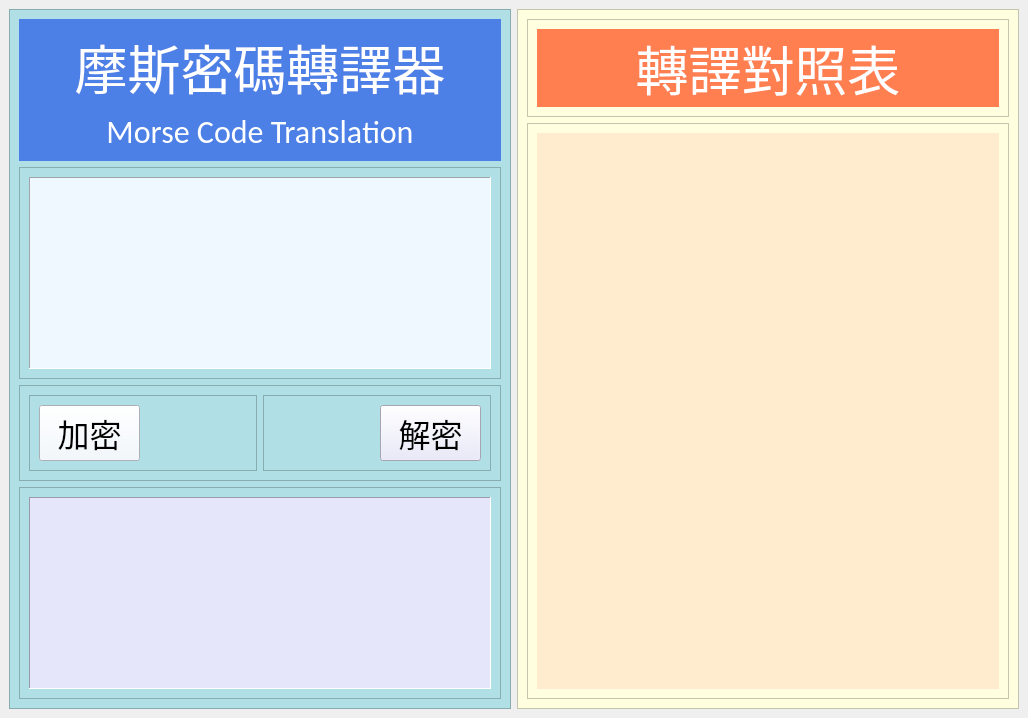
<?xml version="1.0" encoding="UTF-8"?>
<ui version="4.0">
 <class>MainWindow</class>
 <widget class="QMainWindow" name="MainWindow">
  <property name="geometry">
   <rect>
    <x>0</x>
    <y>0</y>
    <width>1028</width>
    <height>701</height>
   </rect>
  </property>
  <property name="windowTitle">
   <string>MainWindow</string>
  </property>
  <widget class="QWidget" name="centralwidget">
   <layout class="QHBoxLayout" name="horizontalLayout">
    <item>
     <widget class="QFrame" name="frame">
      <property name="sizePolicy">
       <sizepolicy hsizetype="Preferred" vsizetype="Preferred">
        <horstretch>0</horstretch>
        <verstretch>0</verstretch>
       </sizepolicy>
      </property>
      <property name="styleSheet">
       <string notr="true">background-color:#B0E0E6;</string>
      </property>
      <property name="frameShape">
       <enum>QFrame::StyledPanel</enum>
      </property>
      <property name="frameShadow">
       <enum>QFrame::Raised</enum>
      </property>
      <layout class="QVBoxLayout" name="verticalLayout_4">
       <item>
        <widget class="QFrame" name="frame_3">
         <property name="sizePolicy">
          <sizepolicy hsizetype="Preferred" vsizetype="Fixed">
           <horstretch>0</horstretch>
           <verstretch>0</verstretch>
          </sizepolicy>
         </property>
         <property name="styleSheet">
          <string notr="true">background-color: 	#4D80E6</string>
         </property>
         <property name="frameShape">
          <enum>QFrame::NoFrame</enum>
         </property>
         <property name="frameShadow">
          <enum>QFrame::Raised</enum>
         </property>
         <layout class="QVBoxLayout" name="verticalLayout_5">
          <item>
           <widget class="QLabel" name="label_40">
            <property name="sizePolicy">
             <sizepolicy hsizetype="Preferred" vsizetype="Fixed">
              <horstretch>0</horstretch>
              <verstretch>0</verstretch>
             </sizepolicy>
            </property>
            <property name="palette">
             <palette>
              <active>
               <colorrole role="WindowText">
                <brush brushstyle="SolidPattern">
                 <color alpha="255">
                  <red>255</red>
                  <green>255</green>
                  <blue>255</blue>
                 </color>
                </brush>
               </colorrole>
               <colorrole role="Button">
                <brush brushstyle="SolidPattern">
                 <color alpha="255">
                  <red>77</red>
                  <green>128</green>
                  <blue>230</blue>
                 </color>
                </brush>
               </colorrole>
               <colorrole role="Text">
                <brush brushstyle="SolidPattern">
                 <color alpha="255">
                  <red>255</red>
                  <green>255</green>
                  <blue>255</blue>
                 </color>
                </brush>
               </colorrole>
               <colorrole role="ButtonText">
                <brush brushstyle="SolidPattern">
                 <color alpha="255">
                  <red>255</red>
                  <green>255</green>
                  <blue>255</blue>
                 </color>
                </brush>
               </colorrole>
               <colorrole role="Base">
                <brush brushstyle="SolidPattern">
                 <color alpha="255">
                  <red>77</red>
                  <green>128</green>
                  <blue>230</blue>
                 </color>
                </brush>
               </colorrole>
               <colorrole role="Window">
                <brush brushstyle="SolidPattern">
                 <color alpha="255">
                  <red>77</red>
                  <green>128</green>
                  <blue>230</blue>
                 </color>
                </brush>
               </colorrole>
              </active>
              <inactive>
               <colorrole role="WindowText">
                <brush brushstyle="SolidPattern">
                 <color alpha="255">
                  <red>255</red>
                  <green>255</green>
                  <blue>255</blue>
                 </color>
                </brush>
               </colorrole>
               <colorrole role="Button">
                <brush brushstyle="SolidPattern">
                 <color alpha="255">
                  <red>77</red>
                  <green>128</green>
                  <blue>230</blue>
                 </color>
                </brush>
               </colorrole>
               <colorrole role="Text">
                <brush brushstyle="SolidPattern">
                 <color alpha="255">
                  <red>255</red>
                  <green>255</green>
                  <blue>255</blue>
                 </color>
                </brush>
               </colorrole>
               <colorrole role="ButtonText">
                <brush brushstyle="SolidPattern">
                 <color alpha="255">
                  <red>255</red>
                  <green>255</green>
                  <blue>255</blue>
                 </color>
                </brush>
               </colorrole>
               <colorrole role="Base">
                <brush brushstyle="SolidPattern">
                 <color alpha="255">
                  <red>77</red>
                  <green>128</green>
                  <blue>230</blue>
                 </color>
                </brush>
               </colorrole>
               <colorrole role="Window">
                <brush brushstyle="SolidPattern">
                 <color alpha="255">
                  <red>77</red>
                  <green>128</green>
                  <blue>230</blue>
                 </color>
                </brush>
               </colorrole>
              </inactive>
              <disabled>
               <colorrole role="WindowText">
                <brush brushstyle="SolidPattern">
                 <color alpha="255">
                  <red>255</red>
                  <green>255</green>
                  <blue>255</blue>
                 </color>
                </brush>
               </colorrole>
               <colorrole role="Button">
                <brush brushstyle="SolidPattern">
                 <color alpha="255">
                  <red>77</red>
                  <green>128</green>
                  <blue>230</blue>
                 </color>
                </brush>
               </colorrole>
               <colorrole role="Text">
                <brush brushstyle="SolidPattern">
                 <color alpha="255">
                  <red>255</red>
                  <green>255</green>
                  <blue>255</blue>
                 </color>
                </brush>
               </colorrole>
               <colorrole role="ButtonText">
                <brush brushstyle="SolidPattern">
                 <color alpha="255">
                  <red>255</red>
                  <green>255</green>
                  <blue>255</blue>
                 </color>
                </brush>
               </colorrole>
               <colorrole role="Base">
                <brush brushstyle="SolidPattern">
                 <color alpha="255">
                  <red>77</red>
                  <green>128</green>
                  <blue>230</blue>
                 </color>
                </brush>
               </colorrole>
               <colorrole role="Window">
                <brush brushstyle="SolidPattern">
                 <color alpha="255">
                  <red>77</red>
                  <green>128</green>
                  <blue>230</blue>
                 </color>
                </brush>
               </colorrole>
              </disabled>
             </palette>
            </property>
            <property name="font">
             <font>
              <family>微軟正黑體</family>
              <pointsize>40</pointsize>
             </font>
            </property>
            <property name="layoutDirection">
             <enum>Qt::LeftToRight</enum>
            </property>
            <property name="styleSheet">
             <string notr="true">color:white;</string>
            </property>
            <property name="text">
             <string>摩斯密碼轉譯器</string>
            </property>
            <property name="alignment">
             <set>Qt::AlignCenter</set>
            </property>
           </widget>
          </item>
          <item>
           <widget class="QLabel" name="label_41">
            <property name="sizePolicy">
             <sizepolicy hsizetype="Preferred" vsizetype="Fixed">
              <horstretch>0</horstretch>
              <verstretch>0</verstretch>
             </sizepolicy>
            </property>
            <property name="font">
             <font>
              <family>Calibri</family>
              <pointsize>24</pointsize>
             </font>
            </property>
            <property name="styleSheet">
             <string notr="true">color: white;</string>
            </property>
            <property name="frameShape">
             <enum>QFrame::NoFrame</enum>
            </property>
            <property name="frameShadow">
             <enum>QFrame::Plain</enum>
            </property>
            <property name="text">
             <string>Morse Code Translation</string>
            </property>
            <property name="alignment">
             <set>Qt::AlignHCenter|Qt::AlignTop</set>
            </property>
           </widget>
          </item>
         </layout>
        </widget>
       </item>
       <item>
        <widget class="QFrame" name="frame_4">
         <property name="frameShape">
          <enum>QFrame::StyledPanel</enum>
         </property>
         <property name="frameShadow">
          <enum>QFrame::Raised</enum>
         </property>
         <layout class="QHBoxLayout" name="horizontalLayout_3">
          <item>
           <widget class="QTextEdit" name="labText_1">
            <property name="sizePolicy">
             <sizepolicy hsizetype="Preferred" vsizetype="Fixed">
              <horstretch>0</horstretch>
              <verstretch>0</verstretch>
             </sizepolicy>
            </property>
            <property name="styleSheet">
             <string notr="true">background-color :	#F0F8FF;</string>
            </property>
            <property name="frameShape">
             <enum>QFrame::Panel</enum>
            </property>
            <property name="frameShadow">
             <enum>QFrame::Sunken</enum>
            </property>
           </widget>
          </item>
         </layout>
        </widget>
       </item>
       <item>
        <widget class="QFrame" name="frame_5">
         <property name="sizePolicy">
          <sizepolicy hsizetype="Preferred" vsizetype="Fixed">
           <horstretch>0</horstretch>
           <verstretch>0</verstretch>
          </sizepolicy>
         </property>
         <property name="frameShape">
          <enum>QFrame::StyledPanel</enum>
         </property>
         <property name="frameShadow">
          <enum>QFrame::Raised</enum>
         </property>
         <layout class="QHBoxLayout" name="horizontalLayout_4">
          <item>
           <widget class="QFrame" name="frame_7">
            <property name="styleSheet">
             <string notr="true"/>
            </property>
            <property name="frameShape">
             <enum>QFrame::StyledPanel</enum>
            </property>
            <property name="frameShadow">
             <enum>QFrame::Raised</enum>
            </property>
            <layout class="QHBoxLayout" name="horizontalLayout_2">
             <item>
              <widget class="QPushButton" name="btn_1">
               <property name="sizePolicy">
                <sizepolicy hsizetype="Preferred" vsizetype="Preferred">
                 <horstretch>0</horstretch>
                 <verstretch>0</verstretch>
                </sizepolicy>
               </property>
               <property name="font">
                <font>
                 <family>微軟正黑體</family>
                 <pointsize>24</pointsize>
                </font>
               </property>
               <property name="styleSheet">
                <string notr="true">background-color :	#F0F8FF;</string>
               </property>
               <property name="text">
                <string>加密</string>
               </property>
              </widget>
             </item>
             <item>
              <widget class="QLabel" name="picBox_1">
               <property name="text">
                <string/>
               </property>
              </widget>
             </item>
            </layout>
           </widget>
          </item>
          <item>
           <widget class="QFrame" name="frame_8">
            <property name="frameShape">
             <enum>QFrame::StyledPanel</enum>
            </property>
            <property name="frameShadow">
             <enum>QFrame::Raised</enum>
            </property>
            <layout class="QHBoxLayout" name="horizontalLayout_5">
             <item>
              <widget class="QLabel" name="picBox_2">
               <property name="text">
                <string/>
               </property>
              </widget>
             </item>
             <item>
              <widget class="QPushButton" name="btn_2">
               <property name="sizePolicy">
                <sizepolicy hsizetype="Preferred" vsizetype="Preferred">
                 <horstretch>0</horstretch>
                 <verstretch>0</verstretch>
                </sizepolicy>
               </property>
               <property name="font">
                <font>
                 <family>微軟正黑體</family>
                 <pointsize>24</pointsize>
                </font>
               </property>
               <property name="styleSheet">
                <string notr="true">background-color:#E6E6FA;</string>
               </property>
               <property name="text">
                <string>解密</string>
               </property>
              </widget>
             </item>
            </layout>
           </widget>
          </item>
         </layout>
        </widget>
       </item>
       <item>
        <widget class="QFrame" name="frame_6">
         <property name="frameShape">
          <enum>QFrame::StyledPanel</enum>
         </property>
         <property name="frameShadow">
          <enum>QFrame::Raised</enum>
         </property>
         <layout class="QHBoxLayout" name="horizontalLayout_7">
          <item>
           <widget class="QTextEdit" name="labText_2">
            <property name="sizePolicy">
             <sizepolicy hsizetype="Preferred" vsizetype="Fixed">
              <horstretch>0</horstretch>
              <verstretch>0</verstretch>
             </sizepolicy>
            </property>
            <property name="styleSheet">
             <string notr="true">
background-color:#E6E6FA;</string>
            </property>
            <property name="frameShape">
             <enum>QFrame::Panel</enum>
            </property>
           </widget>
          </item>
         </layout>
        </widget>
       </item>
      </layout>
     </widget>
    </item>
    <item>
     <widget class="QFrame" name="frame_2">
      <property name="sizePolicy">
       <sizepolicy hsizetype="Preferred" vsizetype="Preferred">
        <horstretch>0</horstretch>
        <verstretch>0</verstretch>
       </sizepolicy>
      </property>
      <property name="styleSheet">
       <string notr="true">background-color:#FFFFE0;</string>
      </property>
      <property name="frameShape">
       <enum>QFrame::StyledPanel</enum>
      </property>
      <property name="frameShadow">
       <enum>QFrame::Raised</enum>
      </property>
      <layout class="QVBoxLayout" name="verticalLayout">
       <item>
        <widget class="QFrame" name="frame_9">
         <property name="sizePolicy">
          <sizepolicy hsizetype="Preferred" vsizetype="Fixed">
           <horstretch>0</horstretch>
           <verstretch>0</verstretch>
          </sizepolicy>
         </property>
         <property name="frameShape">
          <enum>QFrame::StyledPanel</enum>
         </property>
         <property name="frameShadow">
          <enum>QFrame::Raised</enum>
         </property>
         <layout class="QVBoxLayout" name="verticalLayout_2">
          <item>
           <widget class="QLabel" name="label">
            <property name="sizePolicy">
             <sizepolicy hsizetype="Preferred" vsizetype="Fixed">
              <horstretch>0</horstretch>
              <verstretch>0</verstretch>
             </sizepolicy>
            </property>
            <property name="font">
             <font>
              <family>微軟正黑體</family>
              <pointsize>40</pointsize>
             </font>
            </property>
            <property name="styleSheet">
             <string notr="true">color:white;
background-color:#FF7F50</string>
            </property>
            <property name="frameShape">
             <enum>QFrame::NoFrame</enum>
            </property>
            <property name="frameShadow">
             <enum>QFrame::Sunken</enum>
            </property>
            <property name="text">
             <string>轉譯對照表</string>
            </property>
            <property name="alignment">
             <set>Qt::AlignCenter</set>
            </property>
           </widget>
          </item>
         </layout>
        </widget>
       </item>
       <item>
        <widget class="QFrame" name="frame_10">
         <property name="sizePolicy">
          <sizepolicy hsizetype="Preferred" vsizetype="Preferred">
           <horstretch>0</horstretch>
           <verstretch>0</verstretch>
          </sizepolicy>
         </property>
         <property name="frameShape">
          <enum>QFrame::StyledPanel</enum>
         </property>
         <property name="frameShadow">
          <enum>QFrame::Raised</enum>
         </property>
         <layout class="QHBoxLayout" name="horizontalLayout_6">
          <item>
           <widget class="QListWidget" name="lstWgt_1">
            <property name="sizePolicy">
             <sizepolicy hsizetype="Preferred" vsizetype="Preferred">
              <horstretch>0</horstretch>
              <verstretch>0</verstretch>
             </sizepolicy>
            </property>
            <property name="font">
             <font>
              <family>Book Antiqua</family>
              <pointsize>18</pointsize>
             </font>
            </property>
            <property name="styleSheet">
             <string notr="true">background-color: #FFEBCD ;</string>
            </property>
            <property name="frameShape">
             <enum>QFrame::NoFrame</enum>
            </property>
            <property name="frameShadow">
             <enum>QFrame::Plain</enum>
            </property>
            <property name="selectionMode">
             <enum>QAbstractItemView::NoSelection</enum>
            </property>
            <property name="movement">
             <enum>QListView::Static</enum>
            </property>
            <property name="flow">
             <enum>QListView::TopToBottom</enum>
            </property>
            <property name="isWrapping" stdset="0">
             <bool>true</bool>
            </property>
            <property name="resizeMode">
             <enum>QListView::Adjust</enum>
            </property>
            <property name="layoutMode">
             <enum>QListView::SinglePass</enum>
            </property>
            <property name="spacing">
             <number>0</number>
            </property>
            <property name="uniformItemSizes">
             <bool>false</bool>
            </property>
            <property name="batchSize">
             <number>100</number>
            </property>
            <property name="wordWrap">
             <bool>false</bool>
            </property>
            <property name="currentRow">
             <number>-1</number>
            </property>
           </widget>
          </item>
         </layout>
        </widget>
       </item>
      </layout>
     </widget>
    </item>
   </layout>
  </widget>
 </widget>
 <resources/>
 <connections/>
</ui>
